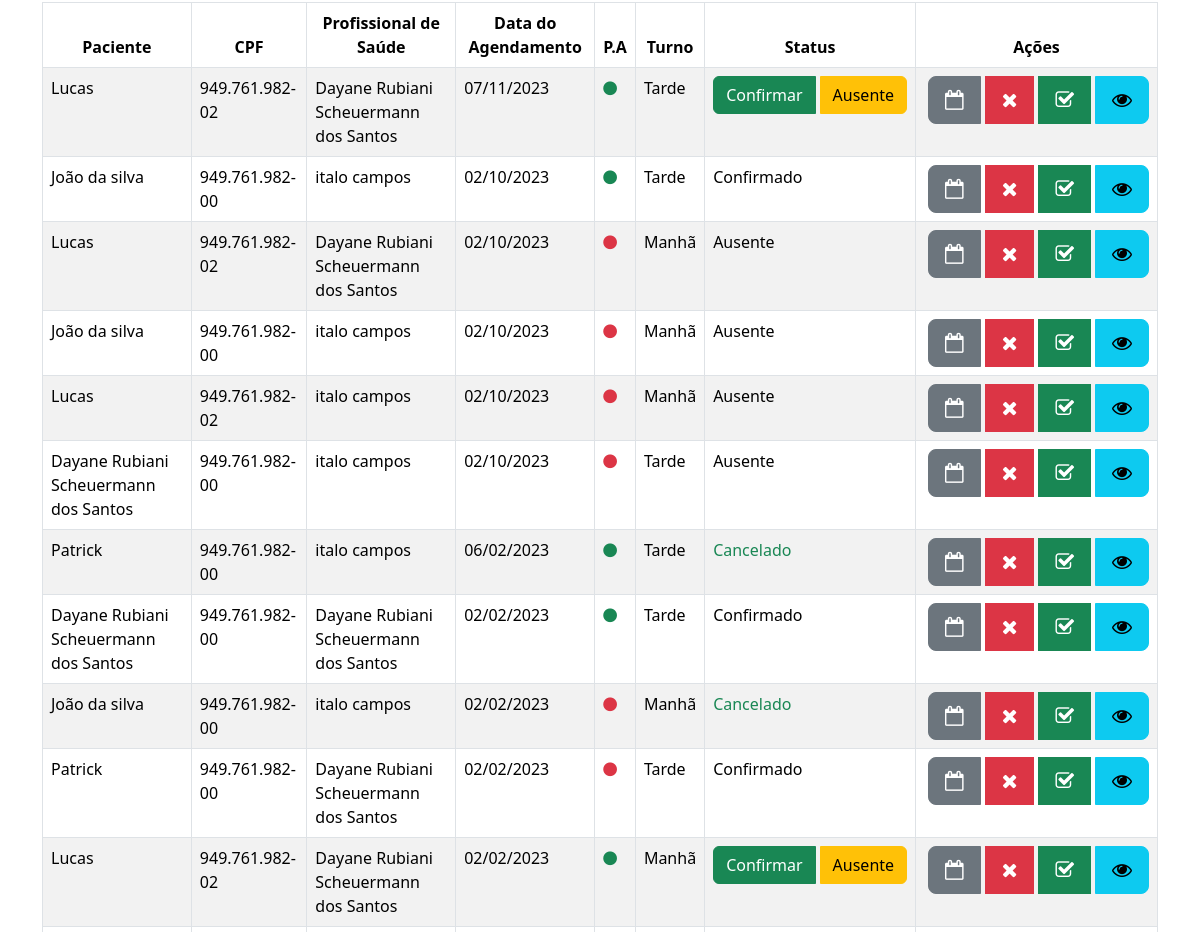
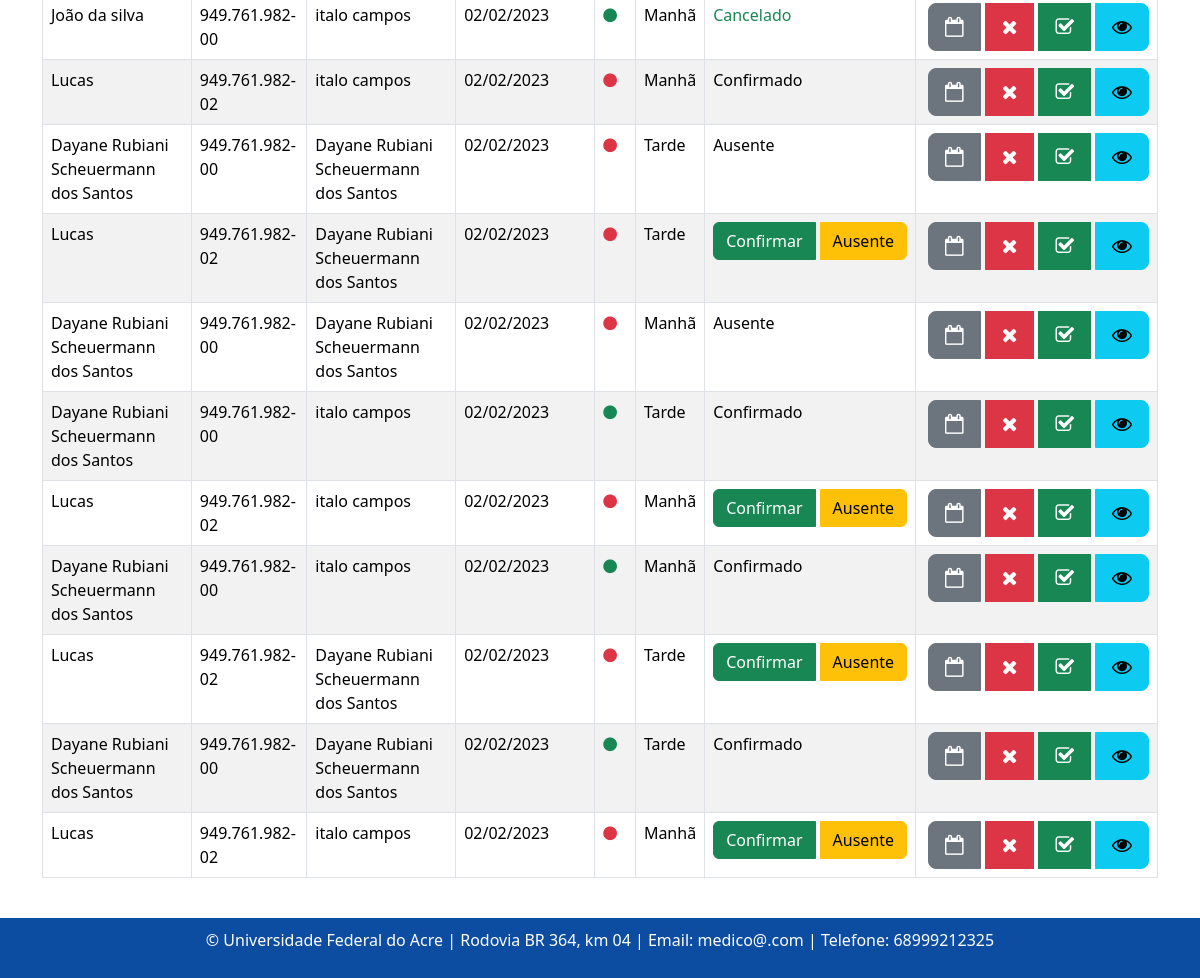
Page /agendamento/lista (lower part) on the earlier database version (2 pictures, top to bottom).
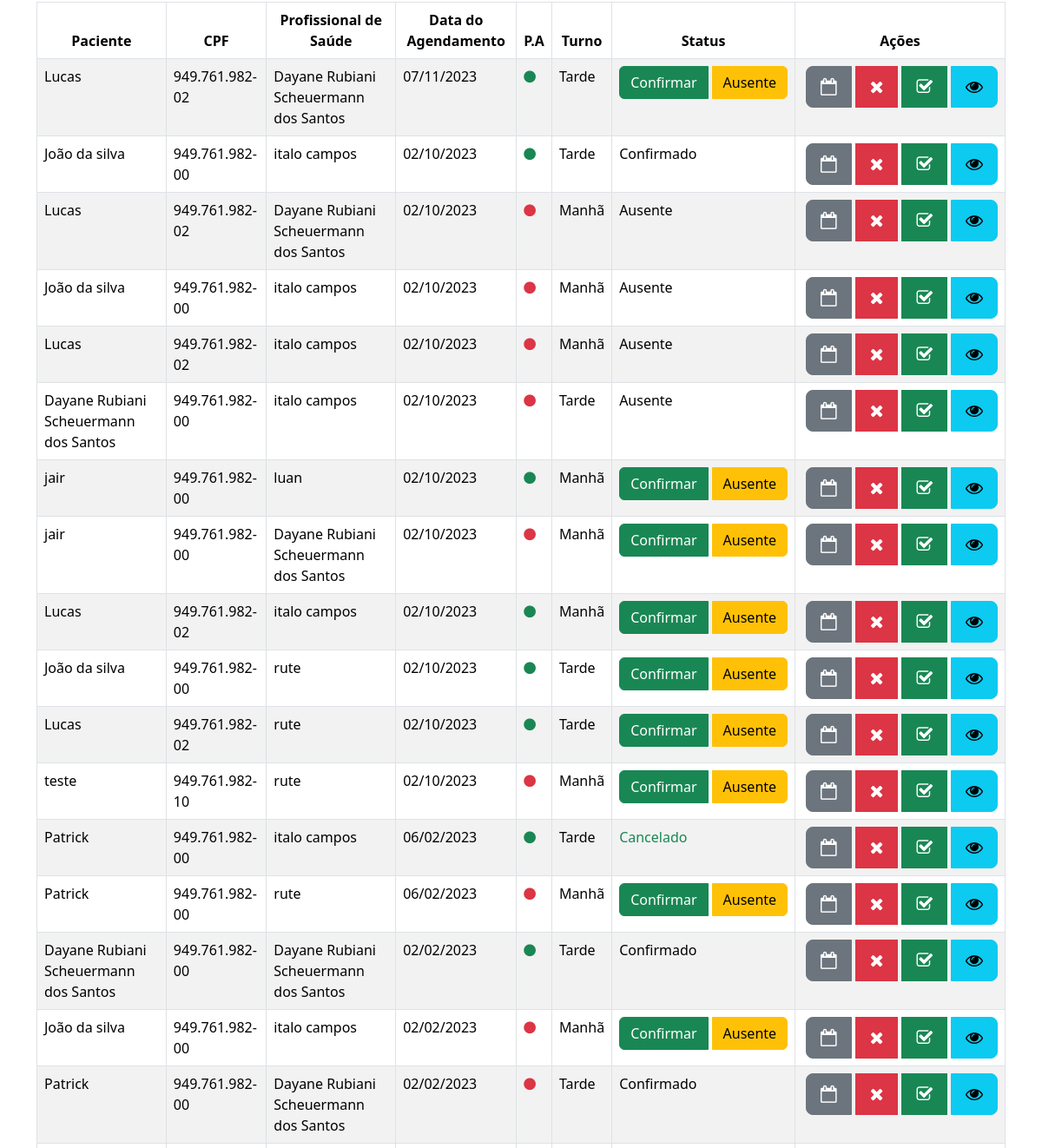
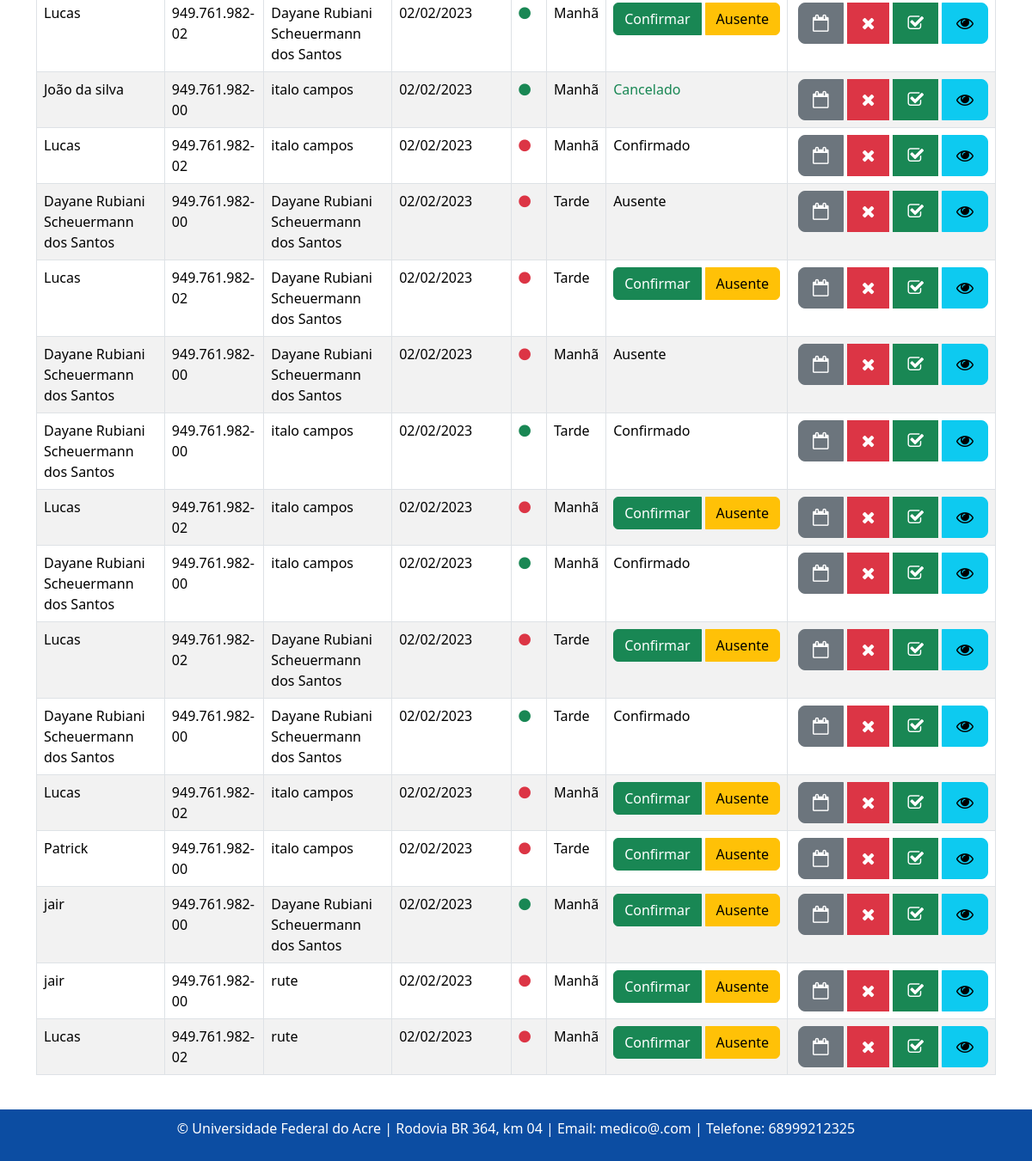
Same page on the later database version (2 pictures, top to bottom).
### consulta/models.py (models this page shows, shortened)
class Agendamento(models.Model):
    TURNO_CHOICES = [
        ('manha', 'Manhã'),
        ('tarde', 'Tarde'),
    ]
    status_atendimento = models.CharField(max_length=20, choices=[
        ('confirmado', 'Confirmado'),
        ('ausente', 'Ausente'),
        ('pendente', 'Pendente'),
    ], default='pendente')
    paciente = models.ForeignKey(Paciente, on_delete=models.CASCADE)
    profissional_saude = models.ForeignKey(Profissionaldasaude, on_delete=models.CASCADE)
    data_agendamento = models.DateTimeField(u'Data Agendamento', blank=False, null=False)
    turno = models.CharField(max_length=10, choices=TURNO_CHOICES)
    prioridade_atendimento = models.BooleanField(default=False)
    justificativa_cancelamento = models.TextField(blank=True, null=True)

class Paciente(models.Model):
    nome = models.CharField(max_length=100)
    data_nascimento = models.DateField()
    email = models.EmailField()
    rg = models.CharField(max_length=20)
    cpf = models.CharField(max_length=14)
    sexo = models.CharField(max_length=1, choices=[('M', 'Masculino'), ('F', 'Feminino')])
    matricula = models.CharField(max_length=20)
    TIPO_PACIENTE_CHOICES = [
        ('Aluno', 'Aluno'),
        ('Servidor', 'Servidor'),
        ('Outro', 'Outro'),
    ]
    tipo_paciente = models.CharField(max_length=20, choices=TIPO_PACIENTE_CHOICES)
    cargo_funcao = models.CharField(max_length=50, default='', blank=True, null=True,)
    cep = models.CharField(max_length=9)
    cidade = models.CharField(max_length=50)
    bairro = models.CharField(max_length=50, default='')
    uf = models.CharField(max_length=2)
    numero = models.CharField(max_length=10)
    ddd_telefone = models.CharField(max_length=3)
    complemento = models.CharField(max_length=100, blank=True, null=True, default='')  # Adicionando o valor padrão aqui

class Profissionaldasaude(models.Model):
    usuario = models.ForeignKey(User,models.SET_NULL,blank=True,null=True,)
    nome = models.CharField(max_length=100)
    data_nascimento = models.DateField()
    email = models.EmailField()
    rg = models.CharField(max_length=20)
    cpf = models.CharField(max_length=14)
    sexo = models.CharField(max_length=1, choices=[('M', 'Masculino'), ('F', 'Feminino')]) #O parâmetro choices em um campo CharField ou IntegerField é usado para fornecer uma lista de escolhas para esse campo
    identificacao_unica = models.CharField(max_length=50, default='')
    cep = models.CharField(max_length=9)
    cidade = models.CharField(max_length=50)
    bairro = models.CharField(max_length=50, default='')
    uf = models.CharField(max_length=2)
    numero = models.CharField(max_length=10)
    ddd_telefone = models.CharField(max_length=10)
    complemento = models.CharField(max_length=100, blank=True, null=True, default='') # blank=True, null=True é pra dizer que não é obrigatorio
    area = models.CharField(max_length=50, default='')
    unidade_siass = models.CharField(max_length=50, default='')
    formacao = models.CharField(max_length=20)
    conselho = models.CharField(max_length=20)
    registro = models.CharField(max_length=20)

### consulta/views.py (the view, shortened to what this page needs)
# urls.py: path('agendamento/lista', listar_agendamentos, name='agendamentoListagem'),
def listar_agendamentos(request):
    form = PesquisaAgendamentoForm(request.GET)
    agendamentos = Agendamento.objects.all()
    profissionais_saude = Profissionaldasaude.objects.all()
    profissional_id = request.GET.get('profissional_saude')
    agendamentos = agendamentos.order_by('-data_agendamento')
    return render(request, 'consultas/listagem_agendamentos.html', {'form': form, 'agendamentos': agendamentos, 'profissionais_saude': profissionais_saude})

### templates/consultas/listagem_agendamentos.html (shortened to what this page needs)
{% extends "base.html" %}
{% load static %}
{% block content %}
<div class="table-responsive">
  <table id="example" class="table table-striped nowrap table-bordered" style="width:100%">
    <thead>
      <tr class="custom-table-row">
        <th scope="col" class="text-center">Paciente</th>
        <th scope="col" class="text-center">CPF</th>
        <th scope="col" class="text-center">Profissional de Saúde</th>
        <th scope="col" class="text-center">Data do Agendamento</th>
        <th scope="col" class="text-center">P.A</th>
        <th scope="col" class="text-center">Turno</th>
        <th scope="col" class="text-center">Status</th>
        <th scope="col" class="text-center">Ações</th>
      </tr>
    </thead>
    <tbody>
      {% for agendamento in agendamentos %}
      <tr>
        <td>{{ agendamento.paciente.nome }}</td>
        <td>{{ agendamento.paciente.cpf }}</td>
        <td>{{ agendamento.profissional_saude.nome }}</td>
        <td>{{ agendamento.data_agendamento | date:"d/m/Y " }}</td>
        <td>
          {% if agendamento.prioridade_atendimento %}
          <i class="fa fa-circle text-success text-center" ></i>
          {% else %}
          <i class="fa fa-circle text-danger text-center" ></i>
          {% endif %}
        </td>
        <td>
          {% if agendamento.turno == 'manha' %}
          Manhã
          {% elif agendamento.turno == 'tarde' %}
          Tarde
          {% else %}
          {{ agendamento.turno }}
          {% endif %}
        </td>
        <td>
          {% if agendamento.status_atendimento == 'pendente' %}
          <div class="btn-group" role="group" aria-label="Status">
            <a href="{% url 'agendamentoConfirmar' agendamento.id %}" class="btn btn-success">Confirmar</a>
            <a href="{% url 'agendamentoAusente' agendamento.id %}" class="btn btn-warning ms-1">Ausente</a>
          </div>
          {% elif agendamento.status_atendimento == 'confirmado' %}
          Confirmado
          {% elif agendamento.status_atendimento == 'ausente' %}
          Ausente
          {% else %}
          <span class="text-success">Cancelado</span>
          {% endif %}
        </td>
        <td>
          <div class="btn-group" role="group" aria-label="Ações">
            <button type="button" class="btn btn-secondary ms-1 btn-lg custom-btn" onclick="redirecionar('{% url 'reagendarAgendamento' agendamento.id %}')" title='Reagendar'><i class="fa fa-calendar-o" aria-hidden="true"></i> </button>
            <button type="button" class="btn btn-danger ms-1 btn-lg custom-btn" data-bs-toggle="modal" data-bs-target="#cancelarModal{{ agendamento.id }}" title="Cancelar" onclick="confirmarCancelamento('{{ agendamento.id }}')"><i class="fa fa-times" aria-hidden="true"></i></button>
            <button type="button" class="btn btn-success ms-1 btn-lg custom-btn" onclick="redirecionar('{% url 'criar_atendimento' agendamento.id %}')" title="Atender"><i class="fa fa-check-square-o" aria-hidden="true"></i></button>
            <button type="button" class="btn btn-info ms-1 btn-lg custom-btn" onclick="redirecionar('{% url 'confirmAgendamento' agendamento.id %}')" title="Visualizar"><i class="fa fa-eye" aria-hidden="true"></i></button>
          </div>
        </td>
      </tr>
      {% endfor %}
    </tbody>
  </table>
</div>
{% endblock %}

Differences in the rows shown:
added Agendamento: paciente.nome "jair", paciente.cpf "949.761.982-00", profissional_saude.nome "luan", data_agendamento "02/10/2023", prioridade_atendimento True (drawn), turno "Manhã", status_atendimento "Confirmar"
added Agendamento: paciente.nome "jair", paciente.cpf "949.761.982-00", profissional_saude.nome "Dayane Rubiani Scheuermann dos Santos", data_agendamento "02/10/2023", prioridade_atendimento False (drawn), turno "Manhã", status_atendimento "Confirmar"
added Agendamento: paciente.nome "Lucas", paciente.cpf "949.761.982-02", profissional_saude.nome "italo campos", data_agendamento "02/10/2023", prioridade_atendimento True (drawn), turno "Manhã", status_atendimento "Confirmar"
added Agendamento: paciente.nome "João da silva", paciente.cpf "949.761.982-00", profissional_saude.nome "rute", data_agendamento "02/10/2023", prioridade_atendimento True (drawn), turno "Tarde", status_atendimento "Confirmar"
added Agendamento: paciente.nome "Lucas", paciente.cpf "949.761.982-02", profissional_saude.nome "rute", data_agendamento "02/10/2023", prioridade_atendimento True (drawn), turno "Tarde", status_atendimento "Confirmar"
added Agendamento: paciente.nome "teste", paciente.cpf "949.761.982-10", profissional_saude.nome "rute", data_agendamento "02/10/2023", prioridade_atendimento False (drawn), turno "Manhã", status_atendimento "Confirmar"
added Agendamento: paciente.nome "Patrick", paciente.cpf "949.761.982-00", profissional_saude.nome "rute", data_agendamento "06/02/2023", prioridade_atendimento False (drawn), turno "Manhã", status_atendimento "Confirmar"
changed Agendamento (number 16 of 33 on the later page): status_atendimento "Cancelado" → "Confirmar Ausente"
added Agendamento: paciente.nome "Patrick", paciente.cpf "949.761.982-00", profissional_saude.nome "italo campos", data_agendamento "02/02/2023", prioridade_atendimento False (drawn), turno "Tarde", status_atendimento "Confirmar"
added Agendamento: paciente.nome "jair", paciente.cpf "949.761.982-00", profissional_saude.nome "Dayane Rubiani Scheuermann dos Santos", data_agendamento "02/02/2023", prioridade_atendimento True (drawn), turno "Manhã", status_atendimento "Confirmar"
added Agendamento: paciente.nome "jair", paciente.cpf "949.761.982-00", profissional_saude.nome "rute", data_agendamento "02/02/2023", prioridade_atendimento False (drawn), turno "Manhã", status_atendimento "Confirmar"
added Agendamento: paciente.nome "Lucas", paciente.cpf "949.761.982-02", profissional_saude.nome "rute", data_agendamento "02/02/2023", prioridade_atendimento False (drawn), turno "Manhã", status_atendimento "Confirmar"
